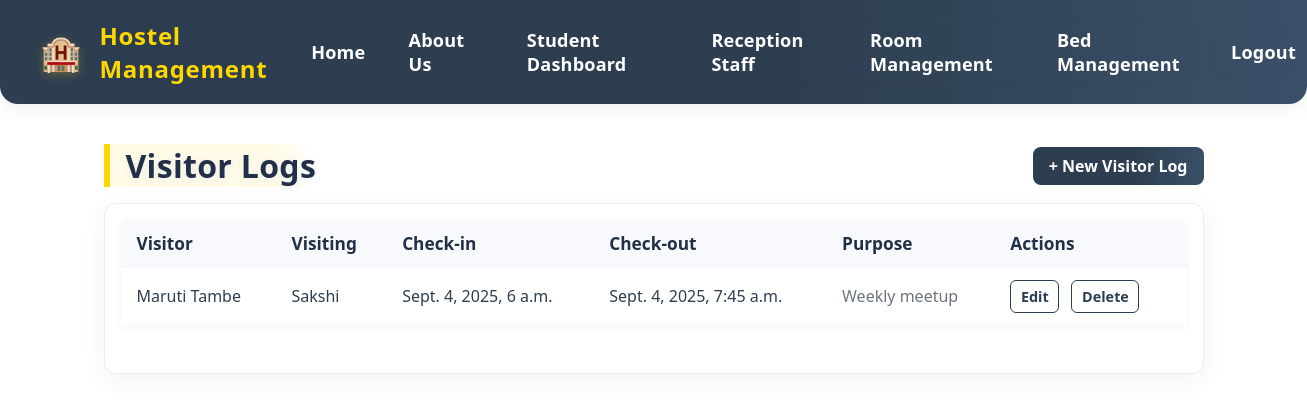
The app's page /reception/visitorlogs/ (signed in) with its own data.
### hostel_management/models.py (models this page shows, shortened)
class VisitorLog(models.Model):
    student = models.ForeignKey('students.Student', on_delete=models.CASCADE)
    visitor_name = models.CharField(max_length=100)
    check_in = models.DateTimeField()
    check_out = models.DateTimeField(null=True, blank=True)
    purpose = models.CharField(max_length=200)

### students/models.py (models this page shows, shortened)
class Student(models.Model):
    user = models.OneToOneField(User, on_delete=models.CASCADE)
    room = models.ForeignKey(Room, on_delete=models.SET_NULL, null=True, blank=True)
    student_id = models.CharField(max_length=20, unique=True, null=True, blank=True)
    contact = models.CharField(max_length=20, null=True, blank=True)
    photo = models.ImageField(upload_to='student_photos/', null=True, blank=True)

### hostel_management/reception_views.py (the view)
# urls.py: path('visitorlogs/', VisitorLogListView.as_view(), name='admin_visitorlog_list'),
class VisitorLogListView(AdminOnlyRequiredMixin, LoginRequiredMixin, ListView):
    model = VisitorLog
    template_name = 'reception/visitorlog_list.html'

### hostel_management/reception_views.py (called while the page is built)
    def test_func(self):
        return self.request.user.is_superuser

### templates/reception/visitorlog_list.html (shortened to what this page needs)
{% extends 'base_generic.html' %}
{% block content %}
<div class="container">
    <div style="display:flex;justify-content:space-between;align-items:center;margin-bottom:1rem;">
        <h1 style="margin:0">Visitor Logs</h1>
        <a class="btn btn-primary" href="{% url 'reception_visitorlog_new' %}">+ New Visitor Log</a>
    </div>
    <div class="card">
        {% if object_list %}
        <table class="table-modern">
            <thead>
                <tr>
                    <th>Visitor</th>
                    <th>Visiting</th>
                    <th>Check-in</th>
                    <th>Check-out</th>
                    <th>Purpose</th>
                    <th>Actions</th>
                </tr>
            </thead>
            <tbody>
            {% for log in object_list %}
                <tr>
                    <td>{{ log.visitor_name }}</td>
                    <td>{{ log.student.user.get_full_name|default:log.student.user.username }}</td>
                    <td>{{ log.check_in }}</td>
                    <td>{{ log.check_out|default:'—' }}</td>
                    <td class="muted">{{ log.purpose|truncatechars:50 }}</td>
                    <td class="action-links">
                        <a class="btn btn-sm btn-outline" href="{% url 'reception_visitorlog_edit' log.pk %}">Edit</a>
                        <a class="btn btn-sm btn-outline" href="{% url 'reception_visitorlog_delete' log.pk %}">Delete</a>
                    </td>
                </tr>
            {% endfor %}
            </tbody>
        </table>
        {% else %}
            <p class="muted">No visitor logs found.</p>
        {% endif %}
    </div>
</div>
{% endblock %}

### static/css/styles.css (style rules this page uses)
body { font-family: 'Segoe UI', 'Georgia', 'Times New Roman', serif; background: linear-gradient(135deg, #f4f6fa 0%, #e3eaf2 100%); margin: 0; padding: 0; color: #222; min-height: 100vh; transition: background 0.5s; }
h1, h2 { color: #2d3e50; font-family: 'Segoe UI', 'Georgia', 'Times New Roman', serif; margin-top: 0; letter-spacing: 0.01em; text-shadow: 0 2px 8px #e3eaf2cc; font-weight: 700; border-left: 6px solid #ffd700; padding-left: 0.5em; background: linear-gradient(90deg, #fffbe6 80%, #fff0 100%); border-radius: 0 12px 12px 0; margin-bottom: 1.2rem; animation: fadeInDown 0.7s; }
table { width: 100%; border-collapse: collapse; background: #fff; margin-bottom: 2rem; box-shadow: 0 2px 8px rgba(0,0,0,0.05); border-radius: 8px 8px 0 0; overflow: hidden; }
th, td { padding: 0.75rem 1rem; border-bottom: 1px solid #eaeaea; text-align: left; }
th { background: #e3eaf2; font-weight: 600; color: #2d3e50; font-size: 1.08rem; }
tr:last-child td { border-bottom: none; }
.container { max-width:1100px; margin:0 auto; padding:0 1rem; }
.card { background:#fff; border-radius:12px; padding:1rem; box-shadow:0 6px 24px rgba(43,56,73,0.06); border:1px solid #e9eef6; }
.btn { display:inline-block; padding:0.5rem 1rem; border-radius:8px; text-decoration:none; font-weight:700; cursor:pointer; }
.btn-primary { background:linear-gradient(90deg,#2d3e50 60%, #3a5068 100%); color:#fff; border:none; }
.btn-outline { background:transparent; border:1px solid #2d3e50; color:#2d3e50; }
.btn-sm { padding:0.35rem 0.6rem; font-size:0.9rem; border-radius:6px; }
.action-links a { margin-right:0.5rem; }
.table-modern { width:100%; border-collapse:collapse; }
.table-modern th, .table-modern td { padding:0.75rem 1rem; border-bottom:1px solid #f1f4f8; text-align:left; }
.table-modern th { background:#f7f9fc; font-weight:700; color:#223047; }
.muted { color:#6c757d; }

### templates/reception/visitorlog_list.html (style rules this page uses)
body { background:none !important; }

### templates/base_generic.html (style rules this page uses)
body { color: #2d3e50; }
h1, h2, h3, h4, h5, h6 { color: #223047; font-family: 'Segoe UI', 'Montserrat', Arial, sans-serif; }
a { color: #1565c0; transition: color 0.2s; }

### records on screen
VisitorLog: visitor_name "Maruti Tambe", student.user.get_full_name "Sakshi", check_in "Sept. 4, 2025, 6 a.m.", check_out "Sept. 4, 2025, 7:45 a.m.", purpose "Weekly meetup"
